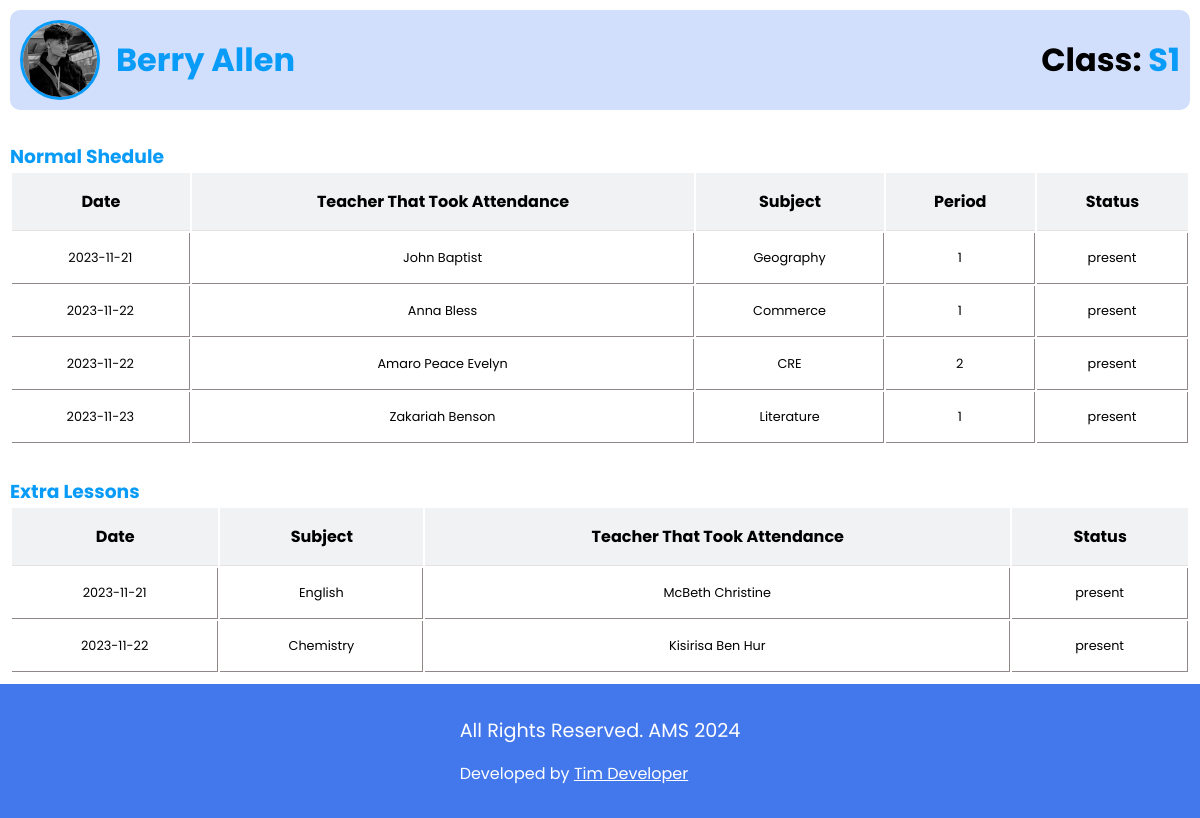
/teacher_account/track_students_attendance.php?sid=54&fn=Berry&ln=Allen&img=anad boy.jpg&class=S1, run on the app's committed database.
### tables this page shows
CREATE TABLE IF NOT EXISTS `attendancerecords` (
  `RecordID` int NOT NULL AUTO_INCREMENT,
  `StudentID` int NOT NULL,
  `TeacherID` int NOT NULL,
  `SubjectID` int NOT NULL,
  `ClassID` int NOT NULL,
  `Date` date NOT NULL,
  `IsPresent` varchar(50) NOT NULL,
  `Period` int NOT NULL,
  PRIMARY KEY (`RecordID`)
);

CREATE TABLE IF NOT EXISTS `teachers` (
  `TeacherID` int NOT NULL AUTO_INCREMENT,
  `Image` varchar(200) NOT NULL,
  `Firstname` varchar(50) NOT NULL,
  `Lastname` varchar(50) NOT NULL,
  `ContactNumber` varchar(15) NOT NULL,
  `Email` varchar(50) NOT NULL,
  `SubjectID` int NOT NULL,
  `password` varchar(200) NOT NULL,
  `username` varchar(50) NOT NULL,
  PRIMARY KEY (`TeacherID`)
);

CREATE TABLE IF NOT EXISTS `subjects` (
  `SubjectID` int NOT NULL AUTO_INCREMENT,
  `Subjectname` varchar(50) NOT NULL,
  PRIMARY KEY (`SubjectID`)
);

CREATE TABLE IF NOT EXISTS `attendanceoverrides` (
  `OverrideID` int NOT NULL AUTO_INCREMENT,
  `OverrideDate` date NOT NULL,
  `IsPresent` varchar(50) NOT NULL,
  `StudentID` int NOT NULL,
  `TeacherID` int NOT NULL,
  `SubjectID` int NOT NULL,
  `Time` time NOT NULL,
  `ClassID` int NOT NULL,
  PRIMARY KEY (`OverrideID`)
);

### functions.php (called while the page is built, shortened)
<?php
include "connection.php";
function myAttendanceStudent($studentID)
{
    global $conn;
    $sql = "SELECT ar.Date,
    ar.IsPresent,
    ar.Period,
    t.Firstname,
    s.SubjectName,
    t.Lastname FROM attendancerecords AS ar
    JOIN subjects AS s ON ar.SubjectID = s.SubjectID
    JOIN teachers AS t ON ar.TeacherID = t.TeacherID
     WHERE ar.StudentID = $studentID;";
    $result = mysqli_query($conn, $sql);
    $myAttArray = [];
    if (mysqli_num_rows($result) > 0) {
        while ($row = mysqli_fetch_assoc($result)) {
            $myAttArray[] = $row;
        }
        return $myAttArray;
    }
    return false;
}
function myAttenenceExtraLessons($studentID)
{
    global $conn;
    $sql = "SELECT ar.OverrideDate,
    ar.IsPresent,
    t.Firstname,
    t.Lastname,
    s.SubjectName
    FROM attendanceoverrides AS ar
    JOIN subjects AS s ON ar.SubjectID = s.SubjectID
    JOIN teachers AS t ON ar.TeacherID = t.TeacherID
    WHERE ar.StudentID = $studentID";
    $result = mysqli_query($conn, $sql);
    $myAttArray = [];
    if (mysqli_num_rows($result) > 0) {
        while ($row = mysqli_fetch_assoc($result)) {
            $myAttArray[] = $row;
        }
        return $myAttArray;
    }
    return false;
}

### teacher_account/track_students_attendance.php (the view, shortened to what this page needs)
<?php
include "../connection.php";
include "../functions.php";
$fname = $_GET['fn'];
$lname = $_GET['ln'];
$img = $_GET['img'];
$class = $_GET['class'];
?>
<!DOCTYPE html>
<html lang="en">
<head>
    <link rel="stylesheet" href="../styles.css">
</head>
<body>
    <div class="track_att">
        <div class="brief-profile">
            <div class="img">
                <img src="../images/<?php echo $img?>" alt="">
                <h1 style="color: var(--color-primary);"><?php echo $fname . ' ' . $lname?></h1>
            </div>
            <h1>Class: <span style="color: var(--color-primary);"><?php echo $class?></span></h1>
        </div>
        <div class="view-activity-table">
            <h3 style="color: var(--color-primary);  margin-top: 2rem;">Normal Shedule</h3>
            <?php
            $studentID = $_GET['sid'];
            if (myAttendanceStudent($studentID) == false) { ?>
                <div class="empty">
                    <p>Student has not attended Any Lecture yet!</p>
                </div>
            <?php } else { ?>
                <table>
                    <tr>
                        <th>Date</th>
                        <th>Teacher That Took Attendance</th>
                        <th>Subject</th>
                        <th>Period</th>
                        <th>Status</th>
                    </tr>
                    <?php
                    $normalSchedule = myAttendanceStudent($studentID);
                    foreach ($normalSchedule as $Schedule) :
                    ?>
                        <tr>
                            <td><?php echo $Schedule['Date'] ?></td>
                            <td><?php echo $Schedule['Firstname'] . ' ' . $Schedule['Lastname'] ?></td>
                            <td><?php echo $Schedule['SubjectName']?></td>
                            <td><?php echo $Schedule['Period'] ?></td>
                            <td><?php echo $Schedule['IsPresent'] ?></td>
                        </tr>
                    <?php endforeach; ?>
                </table>
            <?php }
            ?>
            <h3 style="color: var(--color-primary);  margin-top: 2rem;">Extra Lessons</h3>
            <?php
            $extraLessons = myAttenenceExtraLessons($studentID);
            if ($extraLessons == false) { ?>
                <div class="empty">
                    <p>Student has not attended Any Extra Lesson yet!</p>
                </div>
            <?php } else { ?>
                <table>
                    <tr>
                        <th>Date</th>
                        <th>Subject</th>
                        <th>Teacher That Took Attendance</th>
                        <th>Status</th>
                    </tr>
                    <?php
                    foreach ($extraLessons as $lesson) :
                    ?>
                        <tr>
                            <td><?php echo $lesson['OverrideDate'] ?></td>
                            <td><?php echo $lesson['SubjectName'] ?></td>
                            <td><?php echo $lesson['Firstname'] . ' ' . $lesson['Lastname'] ?></td>
                            <td><?php echo $lesson['IsPresent'] ?></td>
                        </tr>
                <?php endforeach;
                } ?>
                </table>
        </div>
    </div>
    <?php include "../footer.php";?>
</body>
</html>

### styles.css (style rules this page uses)
* { margin: 0; border: 0; padding: 0; box-sizing: border-box; font-family: 'Poppins', sans-serif; }
img { width: 100%; }
:root { --box-shadow: 0 10px 1rem rgba(205, 231, 238, 0.5); --color-bg: #4378ec; --background: #f0f2f3; --color-white: #ffffff; --color-primary: #099BF8; --color-text-muted: #9e9292; --color-bg-secondary: #779be9; --pending-cards-bg: #d2dffc; --darker-tint_1: #5E3494; }
.student_acc #home .container .att_td td, th { text-align: center; padding: 1rem; border-bottom: 1px solid rgb(231, 226, 226); }
.track_att { width: 100%; padding: 10px; background-color: var(--color-white); }
.track_att .brief-profile { display: flex; width: 100%; background-color: var(--pending-cards-bg); border-radius: 10px; padding: 10px; justify-content: space-between; align-items: center; }
.track_att .brief-profile .img { display: flex; align-items: center; gap: 1rem; }
.track_att .brief-profile .img img { width: 5rem; height: 5rem; border-radius: 50%; border: 3px solid var(--color-primary); }
.track_att .view-activity-table { width: 100%; display: flex; flex-direction: column; }
.track_att .view-activity-table th { font-size: 1; background-color: var(--background); }
.track_att .view-activity-table td { color: #000; padding: 1rem; font-size: 0.8rem; border-right: 1px solid rgb(145, 135, 135); border-bottom: 1px solid rgb(145, 135, 135); text-align: center; }

### data on the page
attendancerecords: Date "2023-11-21", TeacherID.Firstname "John", TeacherID.Lastname "Baptist", SubjectID.Subjectname "Geography", Period "1", IsPresent "present"
attendancerecords: Date "2023-11-22", TeacherID.Firstname "Anna", TeacherID.Lastname "Bless", SubjectID.Subjectname "Commerce", Period "1", IsPresent "present"
attendancerecords: Date "2023-11-22", TeacherID.Firstname "Amaro", TeacherID.Lastname "Peace Evelyn", SubjectID.Subjectname "CRE", Period "2", IsPresent "present"
attendancerecords: Date "2023-11-23", TeacherID.Firstname "Zakariah", TeacherID.Lastname "Benson", SubjectID.Subjectname "Literature", Period "1", IsPresent "present"
attendanceoverrides: OverrideDate "2023-11-21", SubjectID.Subjectname "English", TeacherID.Firstname "McBeth", TeacherID.Lastname "Christine", IsPresent "present"
attendanceoverrides: OverrideDate "2023-11-22", SubjectID.Subjectname "Chemistry", TeacherID.Firstname "Kisirisa", TeacherID.Lastname "Ben Hur", IsPresent "present"

### other printed values
$fname "Berry"
$lname "Allen"
$class "S1"
